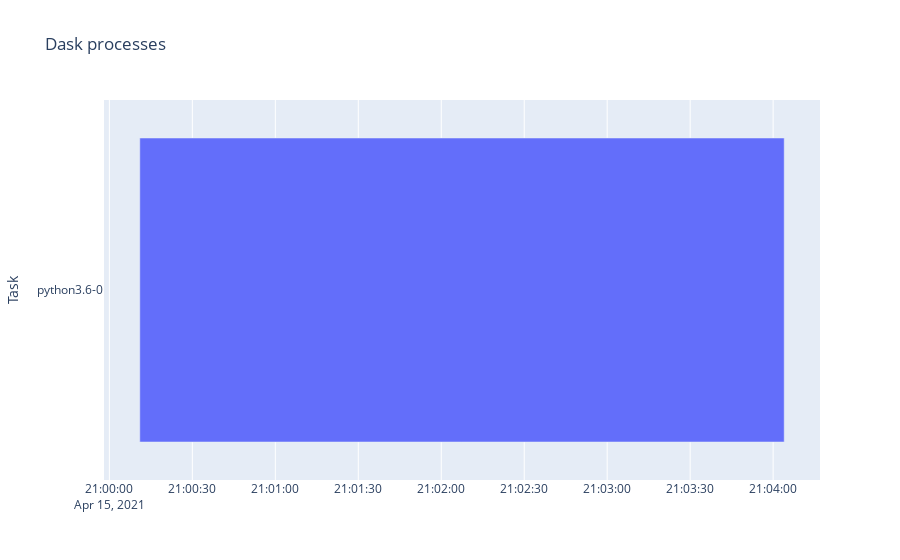

Notebook code for this chart:
### Code cell
plot_gantt(DASK_PROCESS_DICT, "Dask processes")

### Figure 1 — Plotly figure (JSON) as saved in the notebook; plotly's stock layout.template omitted (floating-point values rounded to 4 significant figures)
{"data": [{"alignmentgroup": "True", "base": ["2021-04-15 21:00:11"], "hovertemplate": "Start=%{base}<br>Finish=%{x}<br>Task=%{y}<extra></extra>", "legendgroup": "", "marker": {"color": "#636efa"}, "name": "", "offsetgroup": "", "orientation": "h", "showlegend": false, "textposition": "auto", "type": "bar", "x": [233000], "xaxis": "x", "y": ["python3.6-0"], "yaxis": "y"}], "layout": {"barmode": "overlay", "legend": {"tracegroupgap": 0}, "title": {"text": "Dask processes"}, "xaxis": {"anchor": "y", "domain": [0, 1], "type": "date"}, "yaxis": {"anchor": "x", "autorange": "reversed", "domain": [0, 1], "title": {"text": "Task"}}}}
